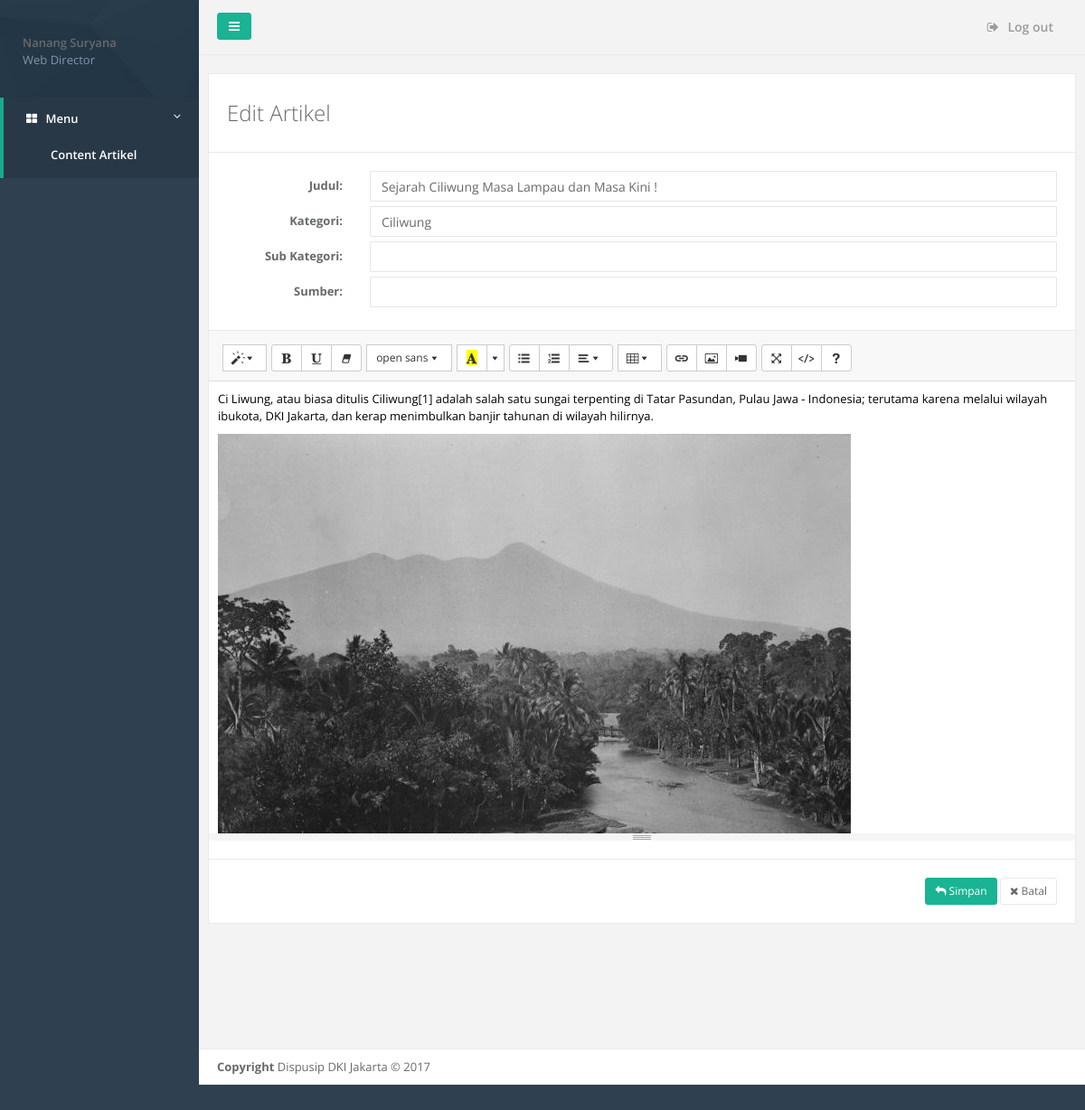
The page /form/admin/?p=create-artikel&id=1 (signed in) on the database as committed earlier.
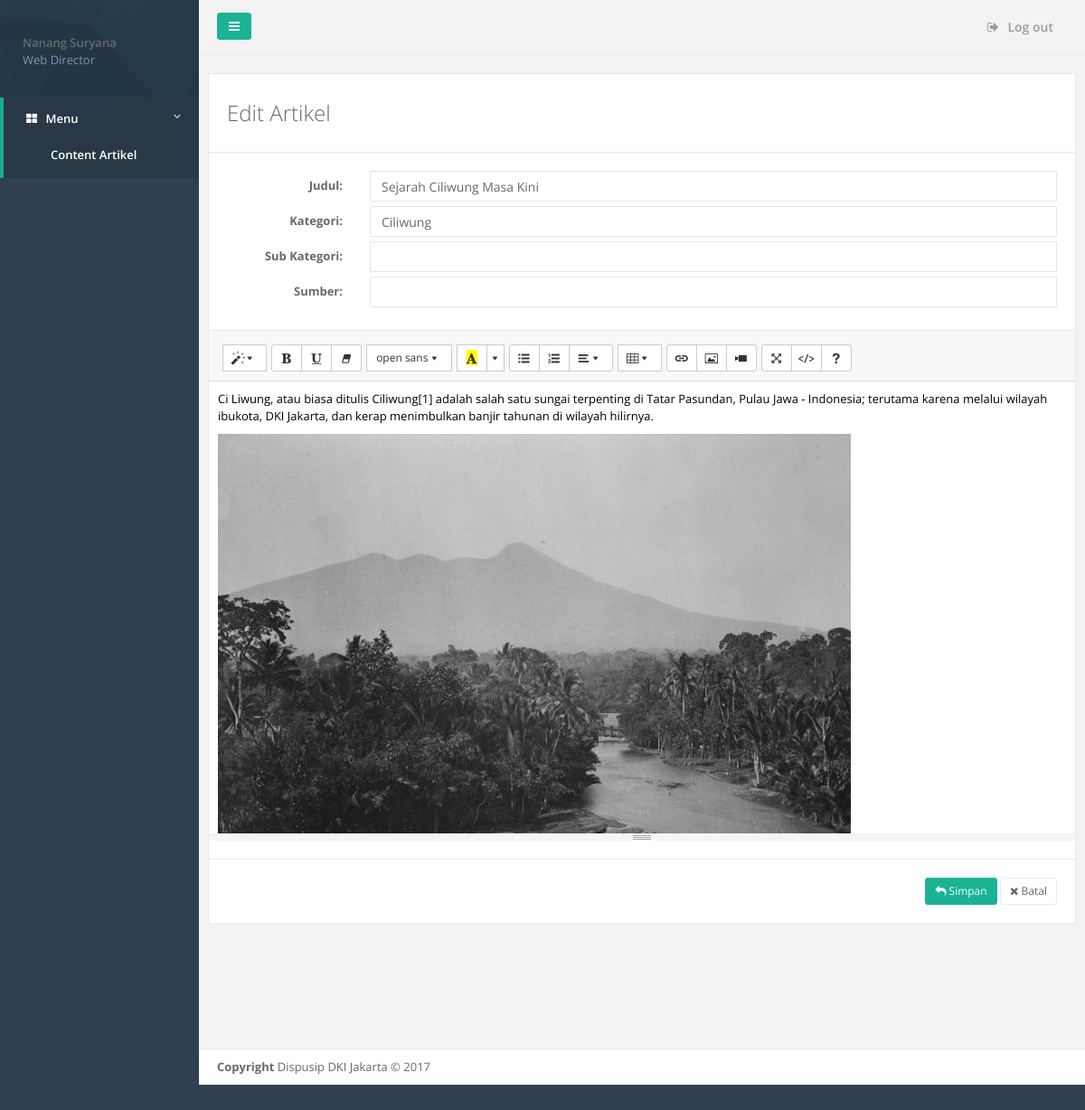
The same page on the database as committed later.
### tables this page shows
CREATE TABLE `tbl_artikel` (
  `sid` varchar(36) NOT NULL,
  `tanggal` date NOT NULL,
  `judul` varchar(100) NOT NULL,
  `author` varchar(100) NOT NULL,
  `isi` text NOT NULL,
  `category` varchar(50) NOT NULL,
  `sub_category` varchar(100) NOT NULL,
  `sumber` varchar(100) NOT NULL,
  `cover` varchar(50) NOT NULL,
  `viewed` int(5) NOT NULL,
  `is_publish` tinyint(1) NOT NULL DEFAULT '1'
);

### form/admin/create_artikel.php (the view, shortened to what this page needs)
<?php
    $sid_artikel = "";
    $judul = "";
    $kategori = "";
    $subKategori = "";
    $sumberArtikel = "";
    if (isset($_GET['id'])) {
        $sid_artikel = $_GET['id'];
        $sql = mysqli_query($conn, "SELECT * FROM tbl_artikel where sid = '$sid_artikel' order by tanggal desc");
        $arr = mysqli_fetch_array($sql);
        $judul = $arr['judul'];
        $kategori = $arr['category'];
        $subKategori = $arr['sub_category'];
        $sumberArtikel = $arr['sumber'];
    }
?>
<div class="gray-bg">
    <div class="wrapper wrapper-content">
        <div class="row">
            <div class="col-lg-12 animated fadeInRight">
                <div class="mail-box-header">
                    <h2><?php if (strlen($sid_artikel) == 0) {echo "Artikel Baru";} else {echo "Edit Artikel";}?></h2>
                </div>
                <form class="form-horizontal" action="../../system/crud_impl.php" method="POST" enctype="multipart/form-data" onsubmit="return postForm()">
                    <div class="mail-box">
                        <div class="mail-body">
                                <div class="form-group">
                                    <label class="col-sm-2 control-label">Judul:</label>
                                    <div class="col-sm-10"><input type="text" class="form-control" name="judul" value="<?php echo $judul;?>"></div>
                                </div>
                                <div class="form-group">
                                    <label class="col-sm-2 control-label">Kategori:</label>
                                    <div class="col-sm-10"><input type="text" id="kategoriArtikel" class="form-control typeahead" name="category" value="<?php echo $kategori;?>"></div>
                                </div>
                                <div class="form-group">
                                    <label class="col-sm-2 control-label">Sub Kategori:</label>
                                    <div class="col-sm-10"><input type="text" id="subKategoriArtikel" class="form-control typeahead" name="subCategory" value="<?php echo $subKategori;?>"></div>
                                </div>
                                <div class="form-group">
                                    <label class="col-sm-2 control-label">Sumber:</label>
                                    <div class="col-sm-10"><input type="text" id="sumberArtikel" class="form-control typeahead" name="sumberArtikel" value="<?php echo $sumberArtikel;?>"></div>
                                </div>
                        </div>
                        <div class="mail-text h-200">
                        </div>
                        <div class="mail-body text-right tooltip-demo">
                            <button type="submit"  class="btn btn-sm btn-primary" name="btnSaveArtikel" data-toggle="tooltip" data-placement="top" title="Simpan"><i class="fa fa-reply"></i> Simpan</button>
                            <button type="button" class="btn btn-white btn-sm" data-toggle="tooltip" data-placement="top" title="Batal"><i class="fa fa-times"></i> Batal</button>
                        </div>
                    </div>
                </form>
            </div>
        </div>
    </div>
</div>

Rows that differ between the two databases and show on the page:
changed tbl_artikel: judul "Sejarah Ciliwung Masa Lampau dan Masa Kini !" → "Sejarah Ciliwung Masa Kini"
